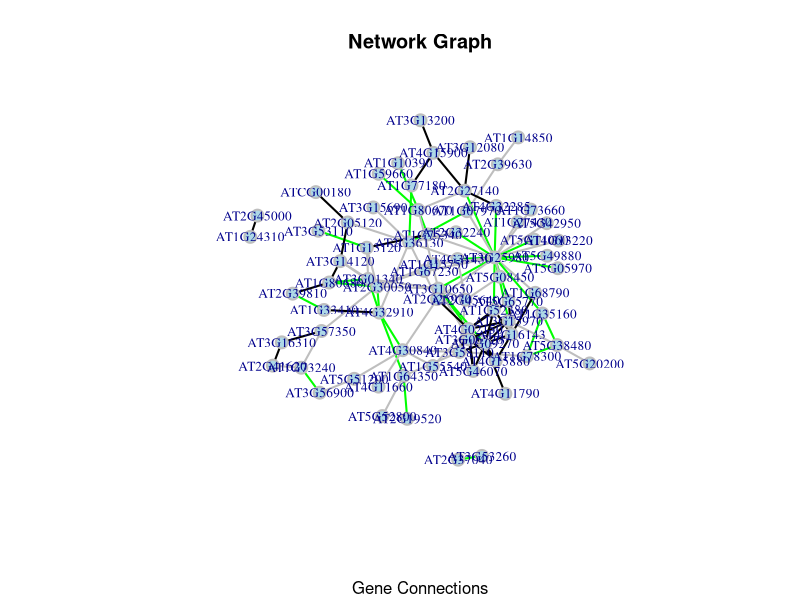

Generate this figure with R:
library(igraph)

# Read data
data <- read.table(file = 'NPC_prediction_scores.txt', sep = '\t', header = TRUE)

# Generate a network
graph_data <- data[data$ipTM > 0.75 | data$interfaceScore > 0.5, ]
graph <-  graph.data.frame(graph_data, directed = FALSE)

# Color edges
edge_colors <- ifelse(graph_data$ipTM > 0.75 & graph_data$interfaceScore > 0.5, "green",
               ifelse(graph_data$ipTM > 0.75 , "grey",
               ifelse(graph_data$interfaceScore  > 0.5, "black", 
                                    NA)))
E(graph)$color <- edge_colors

# Plot the network graph with enhanced aesthetics
set.seed(321)
plot(graph,
     edge.width = 2,
     edge.arrow.size = 0.5,
     edge.color = E(graph)$color,
     vertex.color = "lightblue",
     vertex.size = 7,
     vertex.label = V(graph)$name,
     vertex.label.cex = 0.8,
     vertex.frame.color = "gray",
     vertex.frame.width = 2,
     layout = layout_with_fr(graph, niter = 1000, area = 4000),
     main = "Network Graph",
     sub = "Gene Connections",
     margin = 0.1)
